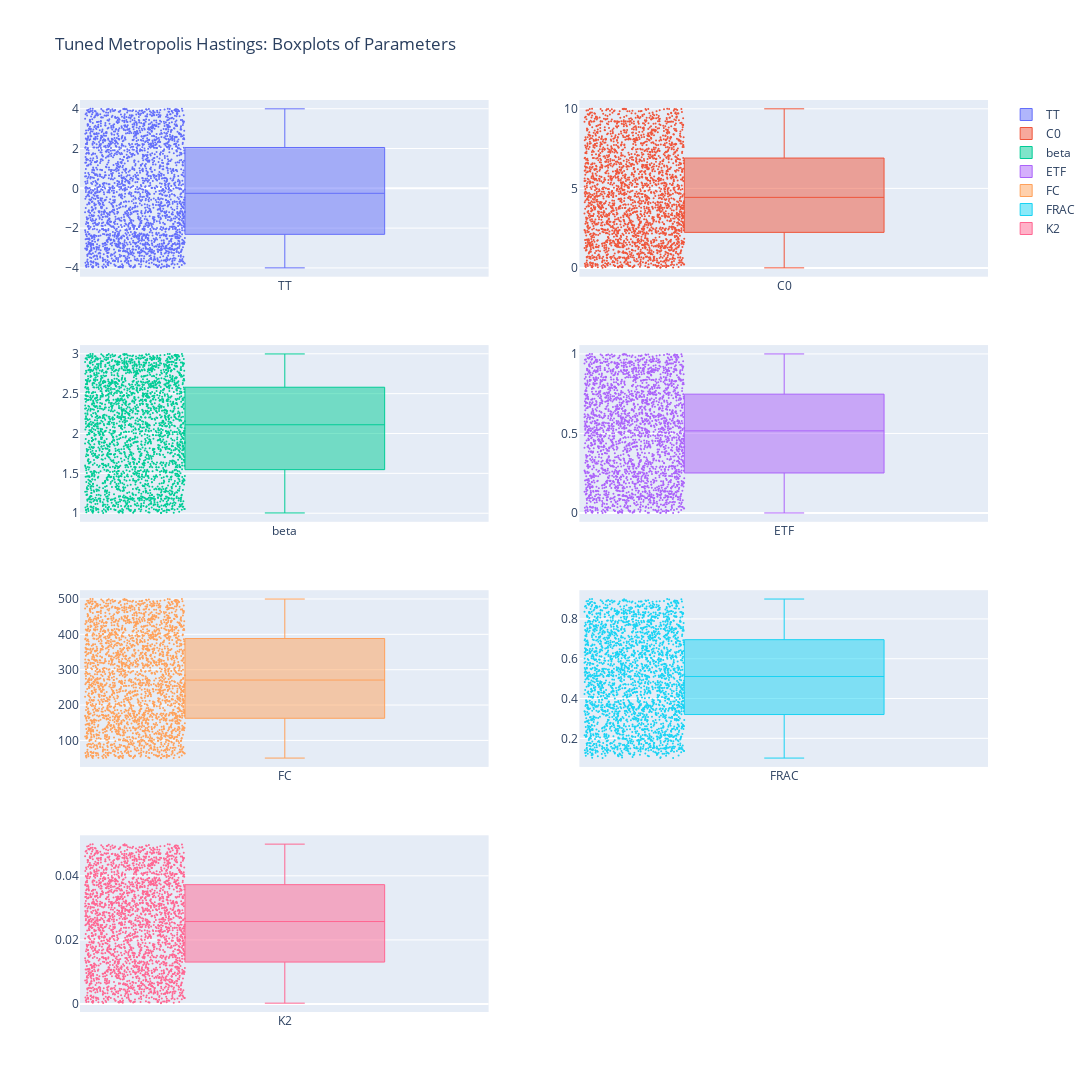

Here is the notebook cell this chart was saved with:
### Code cell
import plotly.graph_objects as go
from plotly.subplots import make_subplots

# Assuming 'samples' is your DataFrame with the data
# Create subplots with 4 rows and 2 columns, adjust the last two rows to have only one plot in the last row
fig = make_subplots(rows=4, cols=2, specs=[[{}, {}], [{}, {}], [{}, {}], [{}, None]])

# Adding a boxplot for each parameter as a subplot
for i, col in enumerate(samples.columns):
    row = (i // 2) + 1  # Calculate the row by integer division
    col_idx = (i % 2) + 1  # Calculate the column index by modulo operation

    fig.add_trace(
        go.Box(y=samples[col], name=col, boxpoints='all', jitter=0.5, whiskerwidth=0.2, marker_size=2, line_width=1),
        row=row, col=col_idx
    )

# Update layout to better fit the subplots
fig.update_layout(height=1800, width=1200, title_text="Tuned Metropolis Hastings: Boxplots of Parameters")
fig.show()

### Figure 1 — Plotly figure (JSON) as saved in the notebook; plotly's stock layout.template omitted (floating-point values rounded to 4 significant figures; data arrays with more than 128 entries replaced by an {"elided": "..."} marker saying what was removed)
{"data": [{"boxpoints": "all", "jitter": 0.5, "line": {"width": 1}, "marker": {"size": 2}, "name": "TT", "type": "box", "whiskerwidth": 0.2, "xaxis": "x", "y": {"elided": "2667 float values"}, "yaxis": "y"}, {"boxpoints": "all", "jitter": 0.5, "line": {"width": 1}, "marker": {"size": 2}, "name": "C0", "type": "box", "whiskerwidth": 0.2, "xaxis": "x2", "y": {"elided": "2667 float values"}, "yaxis": "y2"}, {"boxpoints": "all", "jitter": 0.5, "line": {"width": 1}, "marker": {"size": 2}, "name": "beta", "type": "box", "whiskerwidth": 0.2, "xaxis": "x3", "y": {"elided": "2667 float values"}, "yaxis": "y3"}, {"boxpoints": "all", "jitter": 0.5, "line": {"width": 1}, "marker": {"size": 2}, "name": "ETF", "type": "box", "whiskerwidth": 0.2, "xaxis": "x4", "y": {"elided": "2667 float values"}, "yaxis": "y4"}, {"boxpoints": "all", "jitter": 0.5, "line": {"width": 1}, "marker": {"size": 2}, "name": "FC", "type": "box", "whiskerwidth": 0.2, "xaxis": "x5", "y": {"elided": "2667 float values"}, "yaxis": "y5"}, {"boxpoints": "all", "jitter": 0.5, "line": {"width": 1}, "marker": {"size": 2}, "name": "FRAC", "type": "box", "whiskerwidth": 0.2, "xaxis": "x6", "y": {"elided": "2667 float values"}, "yaxis": "y6"}, {"boxpoints": "all", "jitter": 0.5, "line": {"width": 1}, "marker": {"size": 2}, "name": "K2", "type": "box", "whiskerwidth": 0.2, "xaxis": "x7", "y": {"elided": "2667 float values"}, "yaxis": "y7"}], "layout": {"height": 1800, "title": {"text": "Tuned Metropolis Hastings: Boxplots of Parameters"}, "width": 1200, "xaxis": {"anchor": "y", "domain": [0, 0.45]}, "xaxis2": {"anchor": "y2", "domain": [0.55, 1]}, "xaxis3": {"anchor": "y3", "domain": [0, 0.45]}, "xaxis4": {"anchor": "y4", "domain": [0.55, 1]}, "xaxis5": {"anchor": "y5", "domain": [0, 0.45]}, "xaxis6": {"anchor": "y6", "domain": [0.55, 1]}, "xaxis7": {"anchor": "y7", "domain": [0, 0.45]}, "yaxis": {"anchor": "x", "domain": [0.8063, 1]}, "yaxis2": {"anchor": "x2", "domain": [0.8063, 1]}, "yaxis3": {"anchor": "x3", "domain": [0.5375, 0.7312]}, "yaxis4": {"anchor": "x4", "domain": [0.5375, 0.7312]}, "yaxis5": {"anchor": "x5", "domain": [0.2687, 0.4625]}, "yaxis6": {"anchor": "x6", "domain": [0.2687, 0.4625]}, "yaxis7": {"anchor": "x7", "domain": [0, 0.1938]}}}
